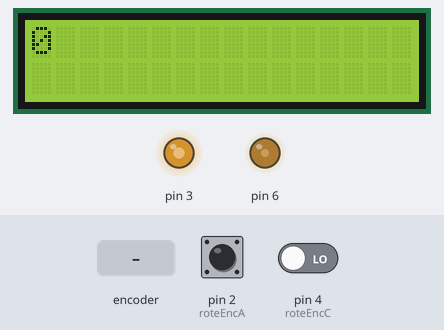
This sketch was run on a simulated Arduino Uno, built with avr-gcc and run on an emulated ATmega328P. Parts: 16×2 character LCD, output pins drawn as LEDs (lit = HIGH). The inputs (shaded band) are chosen by the test bench; at power-on: pin 2 (roteEncA) HIGH, pin 4 (roteEncC) LOW.

Above: at 1.2 s.
1.3 s: rotary encoder on pin 2 (roteEncA) / pin 13 (roteEncBut) turned 3 steps (first pin leading)
At 3.0 s:
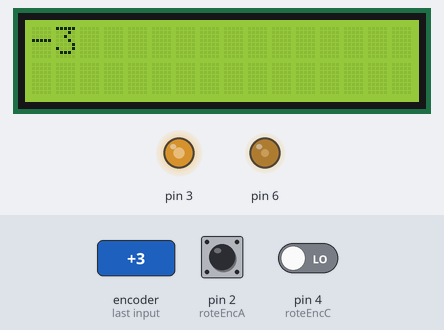
3.4 s: rotary encoder on pin 2 (roteEncA) / pin 13 (roteEncBut) turned 1 step (first pin leading)
At 4.4 s:
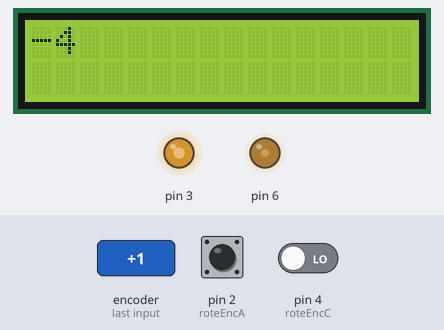
Timing chart, 0 to 6.4 s (numbered marks = the images above; inputs shaded):
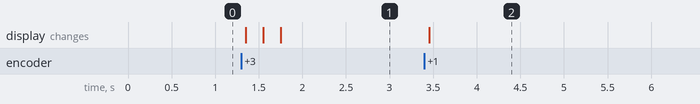

The sketch:

Rotary_Encoder_testing.ino
```cpp
 #include <LiquidCrystal.h>

 LiquidCrystal lcd(7,8,9,10,11,12);

 // Rotary Encoder Inputs
 #define roteEncA 2
 #define roteEncBut 13
 #define roteEncC 4

 int direc = 0;
 bool alarmSet = false;
 int curRoteInput, prevRoteInput;
 int brightness = 80;
 int backlight = 160;

 void setup()
 {
   analogWrite(6, brightness);
   analogWrite(3, backlight);
   lcd.begin(16,2);
   lcd.print(0);
   pinMode (roteEncA,INPUT);
   pinMode (roteEncC,INPUT);
   pinMode (roteEncBut,INPUT);
   Serial.begin (9600);
   prevRoteInput = digitalRead(roteEncA);
 }

 void loop()
 {
   curRoteInput = digitalRead(roteEncA);
  // menu control
  if ((curRoteInput != prevRoteInput) && curRoteInput == 1)
  {
//    Serial.print("curRoteInput ");
//    Serial.println(curRoteInput);
//    Serial.print("curRoteInput == 1 ");
//    Serial.println(curRoteInput == 1);
//    Serial.print("Prev ");
//    Serial.println(prevRoteInput);
//    Serial.print("digitalRead(roteEncC) ");
//    Serial.println(digitalRead(roteEncC));
    if (digitalRead(roteEncC) != curRoteInput)
    {
      direc--;
    } else
    {
      direc++;
    }
     lcd.clear();
     lcd.print(direc);


  }
    prevRoteInput = curRoteInput;
 }
```

Measured:
- after the input at 1.3 s, the display: first changes after 0.05 s (image 1 shows a later state)
- after the input at 3.4 s, the display: changes after 0.05 s (image 2)
